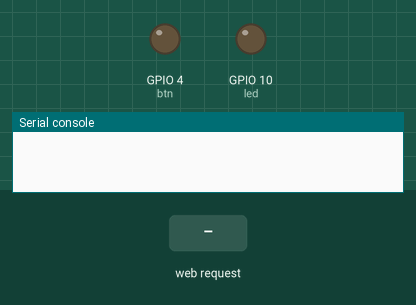
The program below on a simulated ESP32 board running MicroPython. Parts: output pins drawn as LEDs (lit = HIGH), the last lines printed to the serial console. The test bench sets the inputs (shaded band). WiFi joins after 1.5 s.

Above: at 0.0 s.
At 2.7 s:
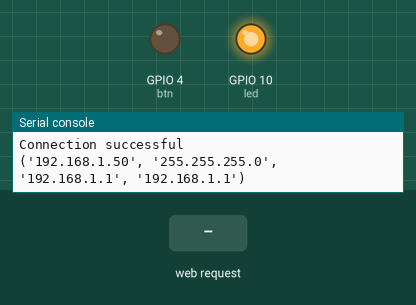
2.8 s: HTTP request GET /start received
At 3.2 s:
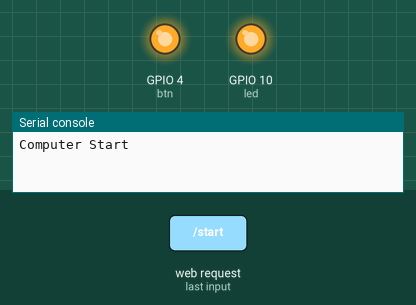
4.8 s: HTTP request GET /state received
6.3 s: HTTP request GET / received
Timing chart, 0 to 9.3 s (numbered marks = the images above; inputs shaded):
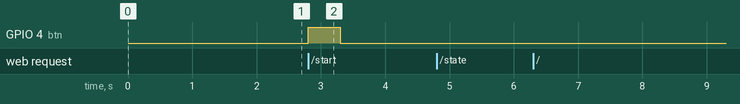

Measured:
- after the input at 2.8 s, GPIO 4 (btn): LOW → HIGH at once, → LOW 0.50 s later

The program:

micropython_esp32_remote_switch.py
```python
# 참고자료 https://randomnerdtutorials.com/esp32-esp8266-micropython-web-server/

import time, json
from machine import Pin

try:
  import usocket as socket
except:
  import socket

from machine import Pin
import network

import esp
esp.osdebug(None)

import gc
gc.collect()

ssid = 'DoD_2.4G'
password = 'dod54321'

station = network.WLAN(network.STA_IF)

station.active(True)
station.connect(ssid, password)

while station.isconnected() == False:
  pass

print('Connection successful')
print(station.ifconfig())

led = Pin(10, Pin.OUT)
led.value(1)

btn = Pin(4, Pin.OUT)
power = Pin(5, Pin.IN)

def power_state():
  if power.value() == 1:
    gpio_state="ON"
  else:
    gpio_state="OFF"

  return gpio_state

s = socket.socket(socket.AF_INET, socket.SOCK_STREAM)
s.bind(('', 80))
s.listen(5)

while True:
  conn, addr = s.accept()
  print('Got a connection from %s' % str(addr))
  request = conn.recv(1024)
  request = str(request)
  print('Content = %s' % request)

  start = request.find('/start')
  state = request.find('/state')

  if start == 6:
    print('Computer Start')
    btn.value(1)
    time.sleep(0.5)
    btn.value(0)
    time.sleep(0.5)
  elif state == 6:
    gpio_state = power_state()
    response = json.dumps({"state": gpio_state})

    conn.send('HTTP/1.1 200 OK\r\n')
    conn.send('Content-Type: application/json\r\n')
    conn.send('Access-Control-Allow-Origin: *\r')  # cors error
    conn.send(f'Content-Length: {len(response)}\r\n')
    conn.send('Connection: close\r\n')
    conn.send('\r\n')
    conn.sendall(response)

    conn.close()
```
